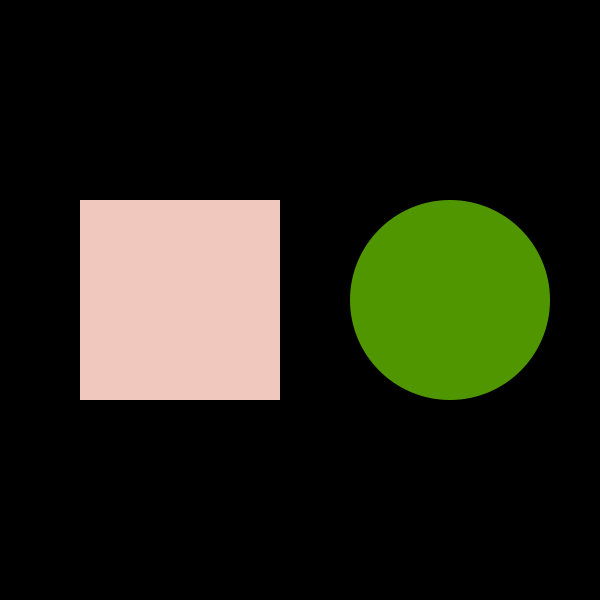
Frame 1 (no input)
Frame 60 (the mouse pressed at the canvas centre just before this capture): identical to frame 1, image omitted
Frame 120 (the mouse held since frame 60 and released just before this capture): identical to frame 1, image omitted

The Processing sketch that drew this single still picture (run headless with seeded random() and noise(); from frame 60 on, the mouse is pressed at the canvas centre):

// Processing sketch: processing_112966
// ── processing_112966.pde


void setup() {
  size(600, 600);
  smooth();
  noStroke();
}

void draw() {
  background(0);
  fill(240, 200, 190);
  rect(80, 200, 200, 200);
  fill(80, 150, 0);
  ellipse(450, 300, 200, 200);

  if ( ( mouseX > 80) && ( mouseX < 280)) {
    background(240, 200, 190);
    fill(0);
    rect(80, 200, 200, 200);
    ellipse(450, 300, 200, 200);
  }
  if ( ( mouseX > 350 ) && ( mouseX < 550 )) {
    background(80, 150, 0);
    fill(0);
    rect(80, 200, 200, 200);
    ellipse(450, 300, 200, 200);
  }
}
